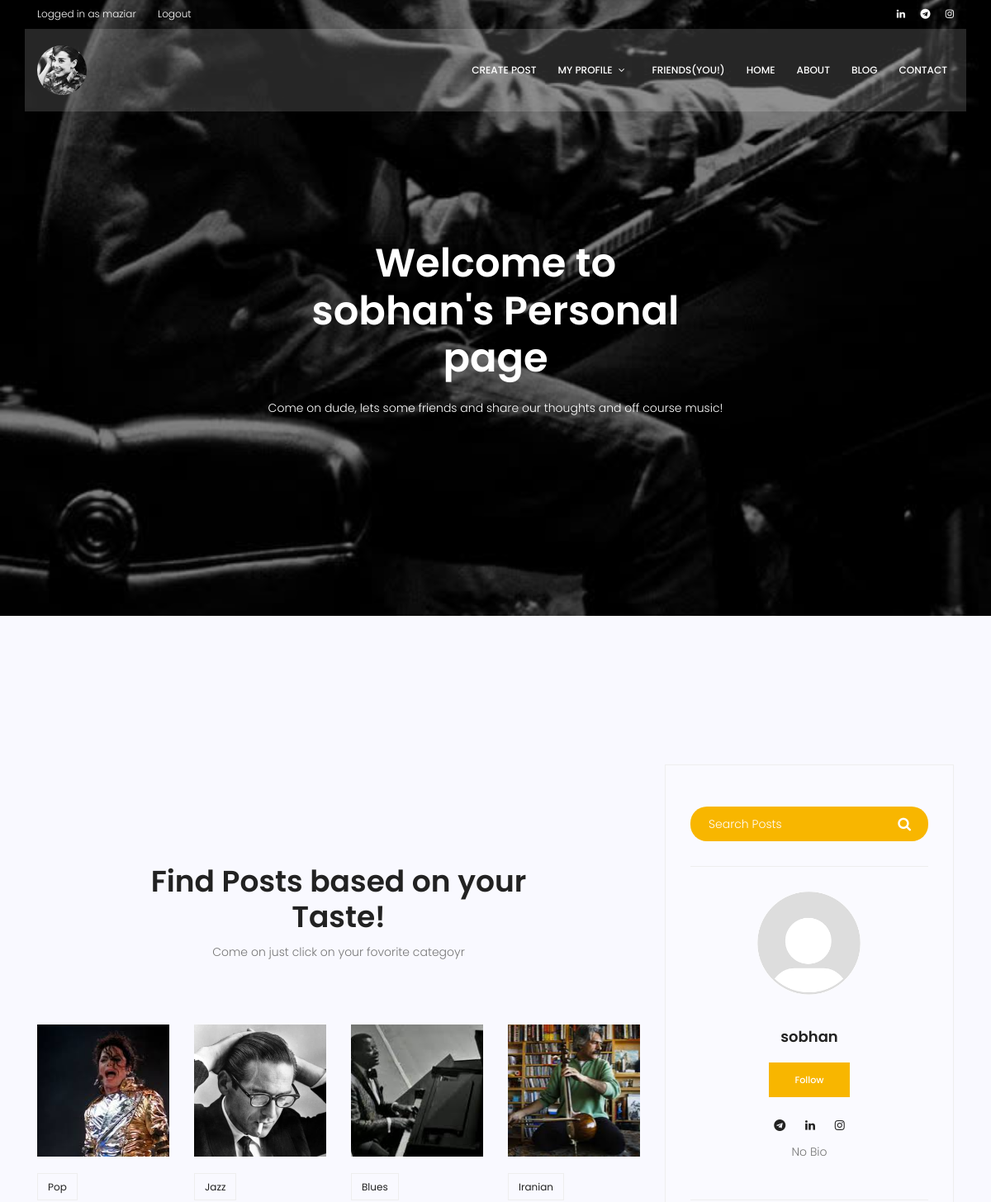
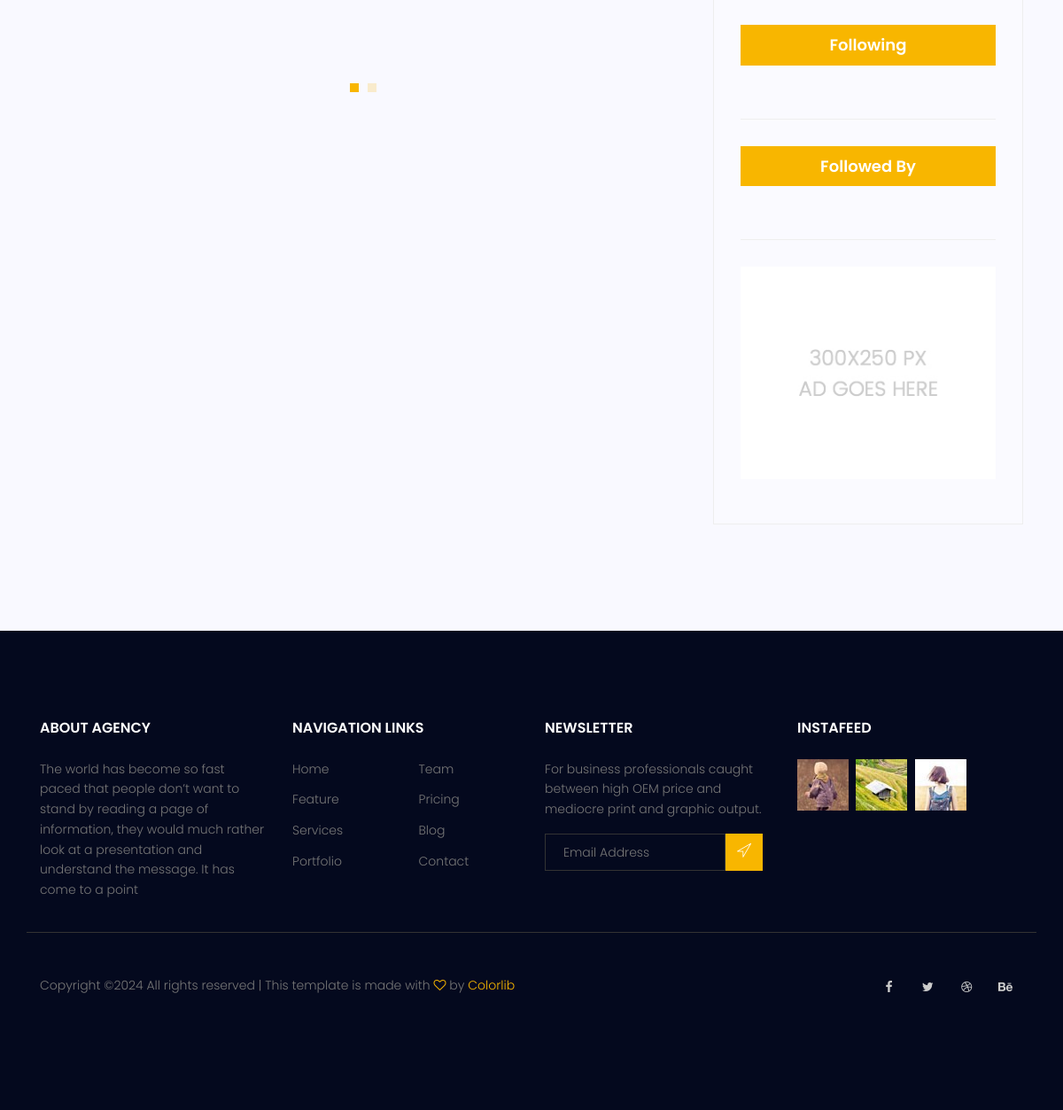
Page /blog/author/sobhan/ (signed in) on the committed database (2 pictures, top to bottom).
### account/models.py (models this page shows, shortened)
class Profile(models.Model):
    user = models.OneToOneField(User,on_delete=models.CASCADE,related_name='profile')
    follows = models.ManyToManyField('self',related_name='followed_by',
                                    symmetrical=False,blank=True)
    bio = models.TextField(default='No Bio',blank=True)
    profile_image = models.ImageField(upload_to='profile_images',default='default_profile.png')
    linkedin_id=models.CharField(max_length=120,blank=True,null=True,default='s')
    instagram_id=models.CharField(max_length=120,blank=True,null=True,default='s')
    telegram_id=models.CharField(max_length=120,blank=True,null=True,default='s')
    created = models.DateTimeField(auto_now_add=True)
    updated = models.DateTimeField(auto_now=True)

### blog/models.py (models this page shows)
class Category(models.Model):
    title=models.CharField(max_length=100)
    slug=models.SlugField()
    category_image= models.ImageField(upload_to='post_image_files',default='default_profile.png')
    def __str__(self):
        return self.slug

### blog/views.py (the view)
# urls.py: path('author/<str:author_name>/', BlogAuthorView.as_view(), name='blog_author'),
class BlogAuthorView(LoginRequiredMixin,BasePostListView):
    template_name = 'blog/blog-author.html'
    def get_queryset(self):
        return super().get_queryset()  # Calls the base logic to filter by author
    def get_context_data(self,**kwargs):
        context=super().get_context_data(**kwargs)
        username=self.kwargs['author_name']
        profile=get_object_or_404(Profile,user__username=username)
        following=profile.follows.all().exclude(user__username=username)
        followed=profile.followed_by.all().exclude(user__username=username)
        context['username']=username
        context['following']=following
        context['followed']=followed
        context['profile']=profile
        return context

### blog/models.py (called while the page is built)
    def get_absolute_url(self):
       return reverse('blog:single_view',kwargs={'pk':self.id})

### blog/templatetags/blog_custom_tags.py (called while the page is built)
@register.inclusion_tag('blog/post-category.html')
def post_category():
    category_counts=Category.objects.annotate(post_count=Count('post'))
    cat_dict={}
    for category in category_counts:
        category_title=category.slug
        category_count=category.post_count
        cat_dict[category_title]=category_count
    return {
        'categories':cat_dict,
         }

@register.inclusion_tag('blog/popular-posts.html')
def popular_posts():
  posts = Post.objects.order_by('-counted_views')[:4]
  return {
    'posts':posts
  }

@register.inclusion_tag('blog/categories.html')
def categories_list():
   categories=Category.objects.all()
   return {
      'categories':categories
   }

### blog/views.py (called while the page is built)
    def get_queryset(self):
        queryset = super().get_queryset()  # Retrieve all posts by default
        search_query = self.request.GET.get('search', '')
        if search_query:
            queryset = queryset.filter(
                Q(title__icontains=search_query) |
                Q(content__icontains=search_query) |
                Q(post_author__username__icontains=search_query)
            )
        cat_name = self.kwargs.get('cat_name')
        if cat_name:
            queryset = queryset.filter(category__slug=cat_name)
        author_name = self.kwargs.get('author_name')
        if author_name:
            queryset = queryset.filter(post_author__username=author_name)
        return queryset

### templates/blog/blog-author.html (shortened to what this page needs)
{% extends 'base.html' %}
{% load static %}
{% load blog_custom_tags %}
{% block content %}
			<section class="banner-area relative blog-home-banner" id="home">
				<div class="overlay overlay-bg"></div>
				<div class="container">
					<div class="row d-flex align-items-center justify-content-center">
						<div class="about-content blog-header-content col-lg-12">
							{% if request.user.username == username %}
							<h1 class="text-white">
								Welcome to your Personal page Dear {{request.user.username}}
							</h1>
							{% else %}
							<h1 class="text-white">
								Welcome to {{username}}'s Personal page
							</h1>
							{% endif %}
							<p class="text-white">
								Come on dude, lets some friends and share our thoughts and off course music!
							</p>
						</div>
					</div>
				</div>
			</section>
			<section class="top-category-widget-area pt-90 pb-90 ">
			</section>
			<section class="post-content-area">
				<div class="container">
					<div class="row">
						<div class="col-lg-8 posts-list">
						{% categories_list  %}
						</div>
						<div class="col-lg-4 sidebar-widgets">
							<div class="widget-wrap">
								<div class="single-sidebar-widget search-widget">
									<form class="search-form" action="">
			                            <input placeholder="Search Posts" name="search" type="text" onfocus="this.placeholder = ''" onblur="this.placeholder = 'Search Posts'" >
			                            <button type="submit"><i class="fa fa-search"></i></button>
			                        </form>
								</div>
								{% include 'account/writer-info.html' %}
								{% include 'blog/personal_page_info.html' %}
								{% include 'blog/ads.html' %}
							</div>
						</div>
					</div>
				</div>
			</section>
		{% endblock %}

### templates/base.html (shortened to what this page needs)
{% load static %}
<!DOCTYPE html>
<html lang="zxx" class="no.js' %}">
<head>
        <link rel="stylesheet" href="{% static 'css/linearicons.css' %}">
        <link rel="stylesheet" href="{% static 'css/font-awesome.min.css' %}">
        <link rel="stylesheet" href="{% static 'css/bootstrap.css' %}">
        <link rel="stylesheet" href="{% static 'css/magnific-popup.css' %}">
        <link rel="stylesheet" href="{% static 'css/jquery-ui.css' %}">
        <link rel="stylesheet" href="{% static 'css/nice-select.css' %}">
        <link rel="stylesheet" href="{% static 'css/animate.min.css' %}">
        <link rel="stylesheet" href="{% static 'css/owl.carousel.css' %}">
        <link rel="stylesheet" href="{% static 'css/main.css' %}">
    </head>
    <body>
        <header id="header">
            <div class="header-top">
                <div class="container">
                  <div class="row align-items-center">
                      <div class="col-lg-6 col-sm-6 col-6 header-top-left">
						{% if request.user.is_authenticated %}
                          <ul>
                              <li><a href="{% url 'blog:blog_author' user.username %}">Logged in as {{request.user.username}}</a></li>
                              <li><a href="{% url 'account:logout' %}">Logout</a></li>
                          </ul>
						  {% else %}
						  <ul>
							<li><a href="{% url 'account:login' %}">Login</a></li>
							<li><a href="{% url 'account:register' %}">Register</a></li>
						</ul>
						  {% endif %}
                      </div>
                      <div class="col-lg-6 col-sm-6 col-6 header-top-right">
                        <div class="header-social">
                            <a href="#"><i class="fa fa-linkedin"></i></a>
                            <a href="#"><i class="fa fa-telegram"></i></a>
                            <a href="#"><i class="fa fa-instagram"></i></a>
                        </div>
                      </div>
                  </div>
                </div>
            </div>
            <div class="container main-menu">
                <div class="row align-items-center justify-content-between d-flex">
                  <div id="logo">
					{% if request.user.is_authenticated %}
                    <a href="{% url 'blog:blog_author' user.username %}"><img src="{{request.user.profile.profile_image.url}}" alt="" title="" /></a>
					{% else %}
					<a href="{% url 'account:login' %}"><img src="{% static 'images/default_profile.png' %}" alt="" title="" /></a>
					{% endif %}
				</div>
                  <nav id="nav-menu-container">
                    <ul class="nav-menu">
						{% if request.user.is_authenticated %}
						<li class="menu-has-children"><a href="{% url 'blog:post_create' %}">Create Post</a>
						</li>
						<li class="menu-has-children"><a href="">My Profile </a>
						  </li>
						{% endif %}
						<li class="menu-has-children"><a href="{% url 'account:members' %}">Friends(You!)</a>
						</li>
                      <li><a href="{% url 'website:index' %}">Home</a></li>
                      <li><a href="{% url 'website:about' %}">About</a></li>
                      <li class="menu-has-children"><a href="{% url 'blog:blog_home' %}">Blog</a>
                      </li>
                      <li><a href="{% url 'website:contact' %}">Contact</a></li>
                    </ul>
                  </nav>
                </div>
            </div>
        </header>
        {% block content %}
        {% endblock %}
			<footer class="footer-area section-gap">
				<div class="container">
					<div class="row">
						<div class="col-lg-3  col-md-6 col-sm-6">
							<div class="single-footer-widget">
								<h6>About Agency</h6>
								<p>
									The world has become so fast paced that people don’t want to stand by reading a page of information, they would much rather look at a presentation and understand the message. It has come to a point
								</p>
							</div>
						</div>
						<div class="col-lg-3 col-md-6 col-sm-6">
							<div class="single-footer-widget">
								<h6>Navigation Links</h6>
								<div class="row">
									<div class="col">
										<ul>
											<li><a href="#">Home</a></li>
											<li><a href="#">Feature</a></li>
											<li><a href="#">Services</a></li>
											<li><a href="#">Portfolio</a></li>
										</ul>
									</div>
									<div class="col">
										<ul>
											<li><a href="#">Team</a></li>
											<li><a href="#">Pricing</a></li>
											<li><a href="#">Blog</a></li>
											<li><a href="#">Contact</a></li>
										</ul>
									</div>
								</div>
							</div>
						</div>
						<div class="col-lg-3  col-md-6 col-sm-6">
							<div class="single-footer-widget">
								<h6>Newsletter</h6>
								<p>
									For business professionals caught between high OEM price and mediocre print and graphic output.
								</p>
								<div id="mc_embed_signup">
									<form target="_blank" action="https://spondonit.us12.list-manage.com/subscribe/post?u=1462626880ade1ac87bd9c93a&amp;id=92a4423d01" method="get" class="subscription relative">
										<div class="input-group d-flex flex-row">
											<input name="EMAIL" placeholder="Email Address" onfocus="this.placeholder = ''" onblur="this.placeholder = 'Email Address '" required="" type="email">
											<button class="btn bb-btn"><span class="lnr lnr-location"></span></button>
										</div>
									</form>
								</div>
							</div>
						</div>
						<div class="col-lg-3  col-md-6 col-sm-6">
							<div class="single-footer-widget mail-chimp">
								<h6 class="mb-20">InstaFeed</h6>
								<ul class="instafeed d-flex flex-wrap">
									<li><img src="{% static 'images/i1.jpg' %}" alt=""></li>
									<li><img src="{% static 'images/i2.jpg' %}" alt=""></li>
									<li><img src="{% static 'images/i3.jpg' %}" alt=""></li>
									<li><img src="{% static 'images/i4.jpg' %}" alt=""></li>
									<li><img src="{% static 'images/i5.jpg' %}" alt=""></li>
									<li><img src="{% static 'images/i6.jpg' %}" alt=""></li>
									<li><img src="{% static 'images/i7.jpg' %}" alt=""></li>
									<li><img src="{% static 'images/i8.jpg' %}" alt=""></li>
								</ul>
							</div>
						</div>
					</div>
					<div class="row footer-bottom d-flex justify-content-between align-items-center">
						<p class="col-lg-8 col-sm-12 footer-text m-0">
Copyright &copy;<script>document.write(new Date().getFullYear());</script> All rights reserved | This template is made with <i class="fa fa-heart-o" aria-hidden="true"></i> by <a href="https://colorlib.com" target="_blank">Colorlib</a>
</p>
						<div class="col-lg-4 col-sm-12 footer-social">
							<a href="#"><i class="fa fa-facebook"></i></a>
							<a href="#"><i class="fa fa-twitter"></i></a>
							<a href="#"><i class="fa fa-dribbble"></i></a>
							<a href="#"><i class="fa fa-behance"></i></a>
						</div>
					</div>
				</div>
			</footer>
		</body>
	</html>

### templates/blog/categories.html (shortened to what this page needs)
{% load static %}
<section class="recent-blog-area section-gap" >
    <div class="container" >
        <div class="row d-flex justify-content-center" style="margin-top:0px ;">
            <div class="menu-content pb-60 col-lg-9">
                <div class="title text-center">
                    <h1 class="mb-10">Find Posts based on your Taste!</h1>
                    <p>Come on just click on your fovorite categoyr</p>
                </div>
            </div>
        </div>
        <div class="row">
            <div class="active-recent-blog-carusel">
                {% for category in categories %}
                <div class="single-recent-blog-post item">
                    <div class="thumb">
                        <img class="img-fluid" style=" width: 160px; height: 160px; object-fit: cover;" src="{{category.category_image.url}}" alt="">
                    </div>
                    <div class="details">
                        <div class="tags">
                            <ul>
                                <li>
                                    <a href="{% url 'blog:blog_category' category %}">{{category.title}}</a>
                                </li>
                            </ul>
                        </div>
                    </div>
                </div>
                {% endfor %}
            </div>
        </div>
    </div>
</section>

### templates/account/writer-info.html (shortened to what this page needs)
{% load static %}
<div class="single-sidebar-widget user-info-widget">
    <img style="border-radius:  50%;" src="{{profile.profile_image.url}}" alt="">
    <a href="#"><h4>{{profile.user}}</h4></a>
    <div class="button-group-area mt-10">
        {% if not request.user.username == profile.user.username %}
        <form method="POST" action="{% url 'blog:follow' %}">
                            {% if profile in request.user.profile.follows.all %}
                                <button type="submit" class="genric-btn  primary samll"">Following</button>
                            {% else %}
                                <button  type="submit" class="genric-btn  primary samll">Follow</button>
                            {% endif %}
                        </form>
        {% endif %}
    </div>
    <br>
    <ul class="social-links">
        <li><a href="{{profile.telegram_id}}"><i class="fa fa-telegram"></i></a></li>
        <li><a href="{{profile.linkedin_id_id}}"><i class="fa fa-linkedin"></i></a></li>
        <li><a href="{{profile.instagram_id}}"><i class="fa fa-instagram"></i></a></li>
    </ul>
    <p>
        {{profile.bio}}
    </p>
</div>

### rows in the picture
Category: category_image (picture), title "Pop"
Category: category_image (picture), title "Jazz"
Category: category_image (picture), title "Blues"
Category: category_image (picture), title "Iranian"
Profile: profile_image (placeholder picture), user "sobhan", bio "No Bio"

### other values in the picture
{{ request.user.username }} "maziar"
{{ username }} "sobhan"
